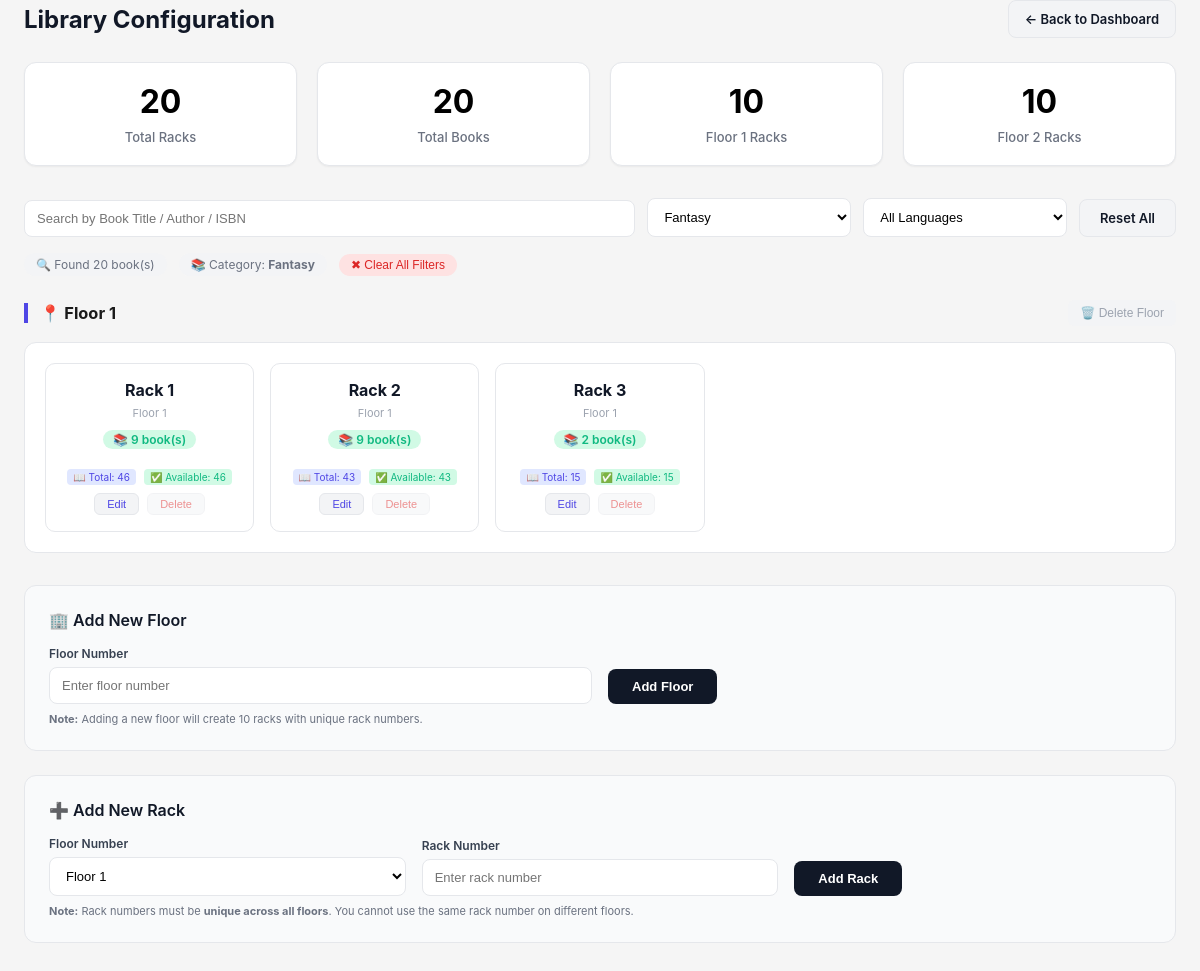
Page /library.php?category_filter=1 (signed in) on the committed database.
### tables this page shows
CREATE TABLE IF NOT EXISTS book_categories (
  id        INT AUTO_INCREMENT PRIMARY KEY,
  category  VARCHAR(50) NOT NULL UNIQUE
);

CREATE TABLE IF NOT EXISTS floor (
  id          INT AUTO_INCREMENT PRIMARY KEY,
  floor       INT           NOT NULL,
  rack        INT           NOT NULL
);

### library.php (the view, shortened to what this page needs)
<?php
require_once __DIR__ . '/db.php';
$search_term = isset($_GET['search']) ? trim($_GET['search']) : '';
$category_filter = isset($_GET['category_filter']) ? intval($_GET['category_filter']) : '';
$language_filter = isset($_GET['language_filter']) ? intval($_GET['language_filter']) : '';
$loc_stmt = $pdo->query("SELECT id, floor, rack FROM floor ORDER BY floor ASC, rack ASC");
$locations = $loc_stmt->fetchAll(PDO::FETCH_ASSOC);
$all_floors = [];
foreach ($locations as $loc) {
    if (!in_array($loc['floor'], $all_floors)) {
        $all_floors[] = $loc['floor'];
    }
}
$floors = [];
foreach ($locations as $loc) {
    $floors[$loc['floor']][] = $loc;
}
$book_counts = [];
$copies_total = [];
$copies_available_total = [];
$filtered_sql = "SELECT b.floor_id, b.id as book_id, b.title, b.author, b.copies, b.copies_available, b.available, b.cover_image, r.row as row_name
        FROM books b
        LEFT JOIN row r ON b.row_id = r.id
        LEFT JOIN book_categories bc ON bc.id = b.category_id
        LEFT JOIN book_languages bl ON bl.id = b.language_id
        WHERE 1=1";
$filter_params = [];
if ($category_filter !== '' && $category_filter > 0) {
    $filtered_sql .= " AND b.category_id = ?";
    $filter_params[] = $category_filter;
}
$filtered_sql .= " ORDER BY b.floor_id, r.id ASC";
$count_stmt = $pdo->prepare($filtered_sql);
$count_stmt->execute($filter_params);
while ($row = $count_stmt->fetch()) {
    $floor_id = $row['floor_id'];
    $book_counts[$floor_id] = ($book_counts[$floor_id] ?? 0) + 1;
    $copies_total[$floor_id] = ($copies_total[$floor_id] ?? 0) + $row['copies'];
    $copies_available_total[$floor_id] = ($copies_available_total[$floor_id] ?? 0) + $row['copies_available'];
}
$all_book_counts = [];
$all_count_stmt = $pdo->query("
    SELECT b.floor_id, b.id as book_id, b.copies, b.copies_available
    FROM books b
    ORDER BY b.floor_id
");
while ($row = $all_count_stmt->fetch()) {
    $floor_id = $row['floor_id'];
    $all_book_counts[$floor_id] = ($all_book_counts[$floor_id] ?? 0) + 1;
}
$total_locations = count($locations);
$total_books_in_locations = array_sum($book_counts);
$floor_counts = [];
foreach ($all_floors as $floor) {
    $floor_counts[$floor] = isset($floors[$floor]) ? count($floors[$floor]) : 0;
}
?>
<!DOCTYPE html>
<html>
<head>
    <link rel="stylesheet" href="style.css">
</head>
<body>
    <div class="main-content">
        <div style="display: flex; justify-content: space-between; align-items: center; margin-bottom: 24px;">
            <h2 style="font-size: 24px; font-weight: 700; color: #111827;">Library Configuration</h2>
            <div style="display: flex; gap: 12px;">
                <a href="librarians_main.php" class="btn btn-secondary">← Back to Dashboard</a>
            </div>
        </div>
        <div class="location-stats">
            <div class="stat-card-simple">
                <div class="stat-number"><?php echo $total_locations; ?></div>
                <div class="stat-label">Total Racks</div>
            </div>
            <div class="stat-card-simple">
                <div class="stat-number"><?php echo $total_books_in_locations; ?></div>
                <div class="stat-label">Total Books</div>
            </div>
            <?php foreach ($all_floors as $floor): ?>
            <div class="stat-card-simple">
                <div class="stat-number"><?php echo $floor_counts[$floor]; ?></div>
                <div class="stat-label">Floor <?php echo $floor; ?> Racks</div>
            </div>
            <?php endforeach; ?>
        </div>
        <div style="margin-bottom: 24px;">
            <form method="get" action="library.php" id="searchForm" style="margin-bottom: 16px;">
                <div style="display: flex; gap: 12px; align-items: flex-end; flex-wrap: wrap;">
                    <div class="search-container" style="flex: 3; position: relative;">
                        <input type="text"
                            name="search"
                            id="searchInput"
                            placeholder="Search by Book Title / Author / ISBN"
                            value="<?php echo isset($_GET['search']) ? htmlspecialchars($_GET['search']) : ''; ?>"
                            autocomplete="off"
                            style="width: 100%; padding: 10px 12px; border: 1px solid #e5e7eb; border-radius: 8px; font-size: 13px; padding-right: 35px;">
                    </div>
                    <div class="filter-group" style="flex: 1;">
                        <select name="category_filter" id="categoryFilter" style="width: 100%; padding: 10px 12px; border: 1px solid #e5e7eb; border-radius: 8px; font-size: 13px; background: white; cursor: pointer;">
                            <?php
                            $cat_filter_stmt = $pdo->query("SELECT id, category FROM book_categories ORDER BY category ASC");
                            $filter_categories = $cat_filter_stmt->fetchAll(PDO::FETCH_ASSOC);
                            foreach ($filter_categories as $cat):
                                $selected = (isset($_GET['category_filter']) && $_GET['category_filter'] == $cat['id']) ? 'selected' : '';
                            ?>
                                <option value="<?php echo $cat['id']; ?>" <?php echo $selected; ?>><?php echo htmlspecialchars($cat['category']); ?></option>
                            <?php endforeach; ?>
                        </select>
                    </div>
                    <div class="filter-group" style="flex: 1;">
                        <select name="language_filter" id="languageFilter" style="width: 100%; padding: 10px 12px; border: 1px solid #e5e7eb; border-radius: 8px; font-size: 13px; background: white; cursor: pointer;">
                            <option value="">All Languages</option>
                        </select>
                    </div>
                    <div>
                        <a href="library.php" class="btn btn-secondary" style="padding: 10px 20px; text-decoration: none; display: inline-block;">Reset All</a>
                    </div>
                </div>
            </form>
            <div class="live-search-status" id="searchStatus" style="font-size: 12px; color: #6b7280; margin-top: 8px; display: flex; align-items: center; gap: 12px; flex-wrap: wrap;">
                <?php
                $filter_sql = "SELECT COUNT(DISTINCT b.id) FROM books b LEFT JOIN book_categories bc ON bc.id = b.category_id LEFT JOIN book_languages bl ON bl.id = b.language_id WHERE 1=1";
                $filter_params = [];
                if ($category_filter !== '' && $category_filter > 0) {
                    $filter_sql .= " AND b.category_id = ?";
                    $filter_params[] = $category_filter;
                }
                $count_stmt = $pdo->prepare($filter_sql);
                $count_stmt->execute($filter_params);
                $filtered_count = $count_stmt->fetchColumn();
                ?>
                <?php if ($search_term !== '' || $category_filter !== '' || $language_filter !== ''): ?>
                    <span class="result-count" style="background: #f3f4f6; padding: 4px 12px; border-radius: 20px; font-size: 12px;">🔍 Found <?php echo $filtered_count; ?> book(s)</span>
                    <?php if ($category_filter !== ''):
                        $cat_name_stmt = $pdo->prepare("SELECT category FROM book_categories WHERE id = ?");
                        $cat_name_stmt->execute([$category_filter]);
                        $cat_name = $cat_name_stmt->fetchColumn();
                    ?>
                        <span class="result-count" style="background: #f3f4f6; padding: 4px 12px; border-radius: 20px; font-size: 12px;">📚 Category: <strong><?php echo htmlspecialchars($cat_name); ?></strong></span>
                    <?php endif; ?>
                    <button type="button" class="clear-filters" onclick="clearAllFilters()" style="display: inline-flex; align-items: center; gap: 4px; background: #fee2e2; color: #dc2626; border: none; font-size: 12px; padding: 4px 12px; border-radius: 20px; cursor: pointer;">✖ Clear All Filters</button>
                <?php endif; ?>
            </div>
        </div>
        <?php foreach ($all_floors as $floor_num): ?>
        <?php if (isset($floors[$floor_num]) && count($floors[$floor_num]) > 0):
            $floor_has_matching_books = false;
            foreach ($floors[$floor_num] as $loc) {
                $book_count_this = isset($book_counts[$loc['id']]) ? $book_counts[$loc['id']] : 0;
                if ($book_count_this > 0) {
                    $floor_has_matching_books = true;
                    break;
                }
            }
            $has_filters = ($search_term !== '' || $category_filter !== '' || $language_filter !== '');
            if (!$has_filters || ($has_filters && $floor_has_matching_books)):
        ?>
        <div class="floor-section">
            <div class="floor-header-with-delete">
                <h3 class="floor-title">📍 Floor <?php echo $floor_num; ?></h3>
                <?php if ($_SESSION['user_type_id'] == 1): ?>
                    <?php
                    $floor_has_any_books = false;
                    foreach ($floors[$floor_num] as $loc) {
                        $book_count_all = isset($all_book_counts[$loc['id']]) ? $all_book_counts[$loc['id']] : 0;
                        if ($book_count_all > 0) {
                            $floor_has_any_books = true;
                            break;
                        }
                    }
                    ?>
                    <?php if (!$floor_has_any_books): ?>
                        <a href="library.php?delete_floor=<?php echo $floor_num; ?>"
                        class="btn-delete-floor"
                        onclick="return confirm('Are you sure you want to delete Floor <?php echo $floor_num; ?> and all its racks? This action cannot be undone.');">
                            🗑️ Delete Floor
                        </a>
                    <?php else: ?>
                        <button class="btn-delete-floor" disabled title="Cannot delete: Some racks have books">
                            🗑️ Delete Floor
                        </button>
                    <?php endif; ?>
                <?php endif; ?>
            </div>
            <div class="location-container">
                <div class="racks-grid">
                    <?php foreach ($floors[$floor_num] as $loc):
                        $book_count_this = isset($book_counts[$loc['id']]) ? $book_counts[$loc['id']] : 0;
                        $total_copies_this = isset($copies_total[$loc['id']]) ? $copies_total[$loc['id']] : 0;
                        $available_copies_this = isset($copies_available_total[$loc['id']]) ? $copies_available_total[$loc['id']] : 0;
                        $has_filters = ($search_term !== '' || $category_filter !== '' || $language_filter !== '');
                        if (!$has_filters || ($has_filters && $book_count_this > 0)):
                    ?>
                        <div class="rack-card" onclick="showBooksInRackModal(<?php echo $loc['id']; ?>, <?php echo $loc['floor']; ?>, <?php echo $loc['rack']; ?>)">
                            <div class="rack-number">Rack <?php echo $loc['rack']; ?></div>
                            <div class="rack-location">Floor <?php echo $loc['floor']; ?></div>
                            <div class="book-count">📚 <?php echo $book_count_this; ?> book(s)</div>
                            <div class="copies-info">
                                <span class="total-copies">📖 Total: <?php echo $total_copies_this; ?></span>
                                <span class="available-copies">✅ Available: <?php echo $available_copies_this; ?></span>
                            </div>
                            <div class="rack-actions">
                                <?php if ($_SESSION['user_type_id'] == 1): ?>
                                    <button class="btn-edit-rack" onclick="event.stopPropagation(); openEditModal(<?php echo $loc['id']; ?>, <?php echo $loc['floor']; ?>, <?php echo $loc['rack']; ?>)">Edit</button>
                                    <?php
                                    $rack_has_any_books = false;
                                    foreach ($all_book_counts as $rack_id => $count) {
                                        if ($rack_id == $loc['id'] && $count > 0) {
                                            $rack_has_any_books = true;
                                            break;
                                        }
                                    }
                                    ?>
                                    <?php if (!$rack_has_any_books): ?>
                                        <a href="library.php?delete_id=<?php echo $loc['id']; ?>" class="btn-delete-rack" onclick="event.stopPropagation(); return confirm('Are you sure you want to delete Rack <?php echo $loc['rack']; ?>? This action cannot be undone.');">Delete</a>
                                    <?php else: ?>
                                        <button class="btn-delete-rack" disabled style="opacity: 0.5; cursor: not-allowed;" title="Cannot delete: <?php echo $book_count_this; ?> book(s) use this location">Delete</button>
                                    <?php endif; ?>
                                <?php endif; ?>
                            </div>
                        </div>
                    <?php endif; endforeach; ?>
                </div>
            </div>
        </div>
        <?php endif; endif; ?>
        <?php endforeach; ?>
        <?php if ($_SESSION['user_type_id'] == 1): ?>
            <div class="add-location-form">
                <h4>🏢 Add New Floor</h4>
                <form method="POST" onsubmit="return confirm('Adding a new floor will create 10 new racks. Continue?');">
                    <div class="form-row-inline">
                        <div class="form-group-inline">
                            <label>Floor Number</label>
                            <input type="number" name="new_floor" min="1" max="10" required placeholder="Enter floor number">
                        </div>
                        <div class="form-group-inline">
                            <button type="submit" class="btn btn-primary" style="width: auto; padding: 10px 24px;">Add Floor</button>
                        </div>
                    </div>
                    <p style="font-size: 11px; color: #6b7280; margin-top: 8px;">
                        <strong>Note:</strong> Adding a new floor will create 10 racks with unique rack numbers.
                    </p>
                </form>
            </div>
            <div class="add-location-form">
                <h4>➕ Add New Rack</h4>
                <form method="POST">
                    <div class="form-row-inline">
                        <div class="form-group-inline">
                            <label>Floor Number</label>
                            <select name="floor" required>
                                <?php foreach ($all_floors as $floor_num): ?>
                                    <option value="<?php echo $floor_num; ?>">Floor <?php echo $floor_num; ?></option>
                                <?php endforeach; ?>
                            </select>
                        </div>
                        <div class="form-group-inline">
                            <label>Rack Number</label>
                            <input type="number" name="rack" min="1" max="999" required placeholder="Enter rack number">
                        </div>
                        <div class="form-group-inline">
                            <button type="submit" class="btn btn-primary" style="width: auto; padding: 10px 24px;">Add Rack</button>
                        </div>
                    </div>
                    <p style="font-size: 11px; color: #6b7280; margin-top: 8px;">
                        <strong>Note:</strong> Rack numbers must be <strong>unique across all floors</strong>. You cannot use the same rack number on different floors.
                    </p>
                </form>
            </div>
        <?php endif; ?>
    </div>
</body>
</html>

### rows in the picture
book_categories: category "Fantasy"
floor: rack "1", floor "1", id "9", id "46"
floor: rack "2", floor "1", id "9", id "43"
floor: rack "3", floor "1", id "2", id "15"

### other values in the picture
$total_locations "20"
$total_books_in_locations "20"
$floor_counts[$floor] "10"
$floor "1"
$floor "2"
$filtered_count "20"
$floor_num "1"
form field category_filter "Fantasy"
